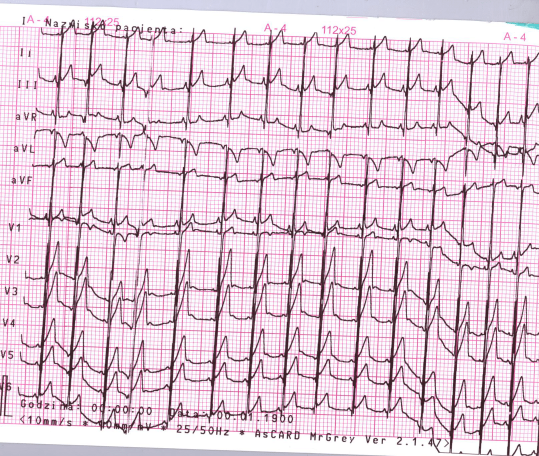
#> input picture image/ekg-1.png, 1078 x 912 px (shown at 1/2 size)
$ python -i image_processing.py   (imports and definitions only)
#> lines starting #> are read from the running program, lines starting #| are printed output that depends on the picture; after the words box and inside, x2 and y2 are one past the last pixel; in counts of white or black regions, pixels touching at a corner belong together
import math
from tkinter import filedialog
import PIL
import cv2
import numpy as np
from PIL import Image, ImageTk, ImageOps


class ImageProcessing:

    def __init__(self):
        self.image = " "

    # [57 lines left out: functions open_image, fft_for_rotate, rotate_chart, color_change_chart, not called in this run]

    def gaussian_filter(self, img_gray):
        # Otsu's thresholding after Gaussian filtering
        blur = cv2.GaussianBlur(img_gray, (5, 5), 0)
        ret3, chart = cv2.threshold(blur, 0, 255, cv2.THRESH_BINARY + cv2.THRESH_OTSU)

        median_filtered = cv2.medianBlur(chart, 3)

        return median_filtered

    # [35 lines left out: function remove_isolated_pixels, not called in this run]


# [2 lines not run here, left out]

>>> import cv2
>>> picture = cv2.imread('image/ekg-1.png', cv2.IMREAD_GRAYSCALE)
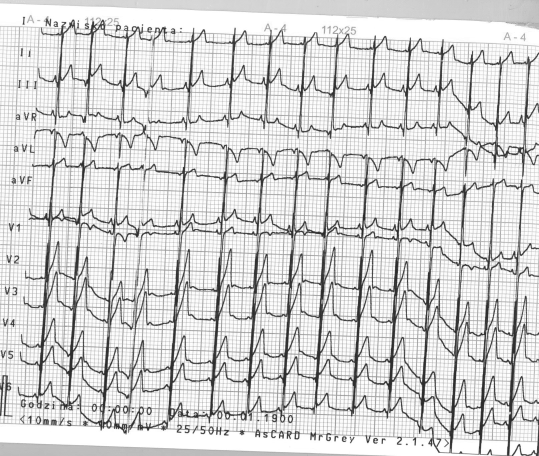
#> picture: shape (912, 1078) (shown at 1/2 size); min 43, max 255, mean 212.4
>>> result = ImageProcessing().gaussian_filter(picture)
#> in gaussian_filter, `ret3, chart = cv2.threshold(blur, 0, 255, cv2.THRESH_BINARY + cv2.THRE..`:
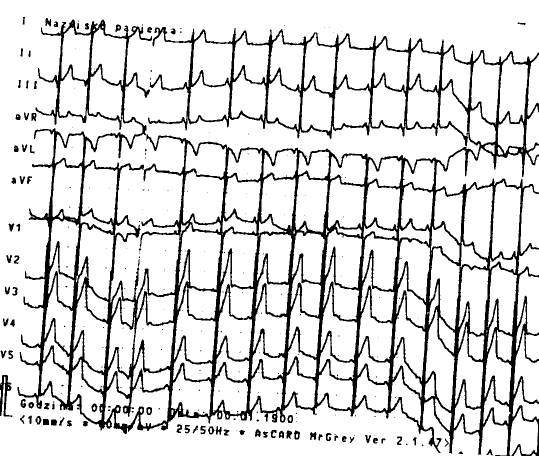
#> chart: shape (912, 1078) (shown at 1/2 size); 84.7% white; 247 black regions (169 under 20 px), largest, box (x1, y1, x2, y2) and area: (35, 39, 1078, 912) 142375, (0, 750, 25, 834) 872, (86, 838, 98, 850) 140
#> in gaussian_filter, `ret3, chart = cv2.threshold(blur, 0, 255, cv2.THRESH_BINARY + cv2.THRE..`: ret3 = 174
#> in gaussian_filter, `median_filtered = cv2.medianBlur(chart, 3)`: median_filtered: shape (912, 1078); 84.7% white; 111 black regions (32 under 20 px), largest, box (x1, y1, x2, y2) and area: (35, 39, 1078, 912) 142838, (0, 750, 25, 834) 885, (86, 838, 98, 850) 137
